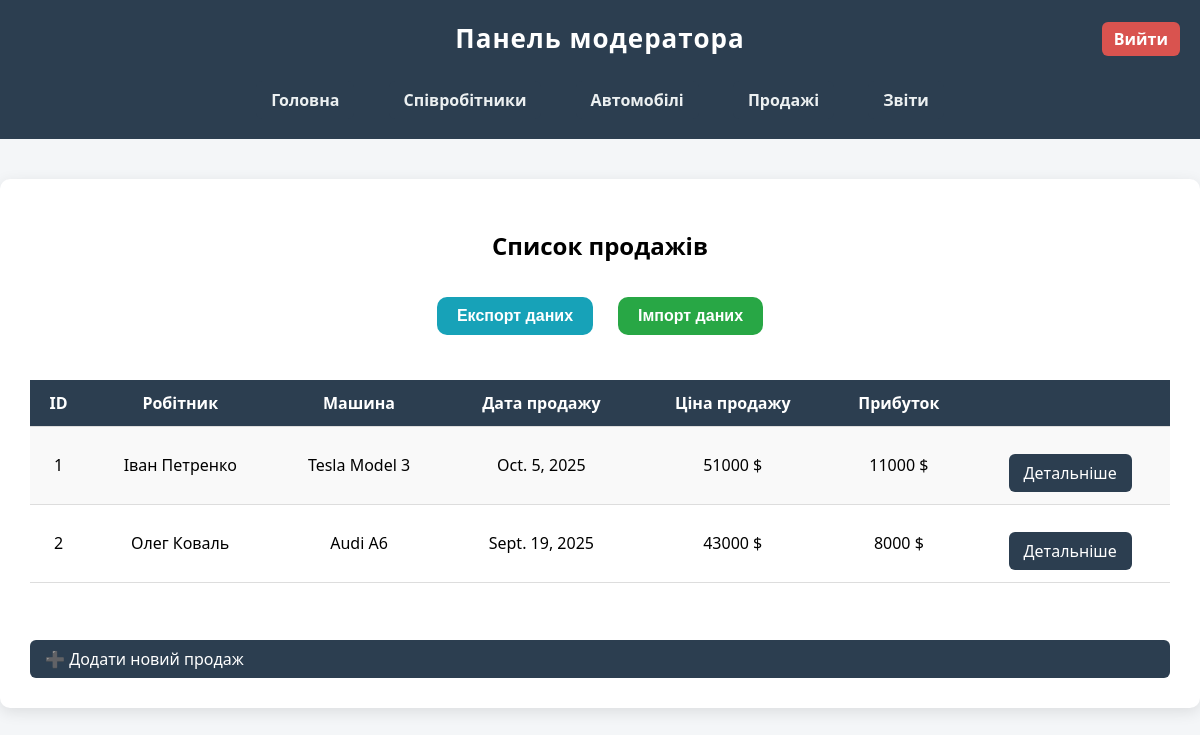
Page /moderator/sales/ (signed in) on the committed database.
### main/models.py (models this page shows, shortened)
class Sale(models.Model):
    worker = models.ForeignKey(Worker, on_delete=models.PROTECT)
    car = models.ForeignKey(Car, on_delete=models.PROTECT)
    sale_date = models.DateField()
    selling_price = models.IntegerField()
    profit = models.IntegerField(editable=False, default=0)

class Worker(models.Model):
    full_name = models.CharField(max_length=100)
    position = models.CharField(max_length=100)
    phone = models.CharField(max_length=15)
    email = models.EmailField()
    is_active = models.BooleanField(default=True)

class Car(models.Model):
    producer_name = models.CharField(max_length=100)
    year_production = models.IntegerField()
    model = models.CharField(max_length=100)
    cost = models.IntegerField()
    potential_selling_price = models.IntegerField()
    is_available = models.BooleanField(default=True)

### moderator/views.py (the view)
# urls.py: path('sales/', views.show_sales_list, name='sales_list'),
@moderator_required
def show_sales_list(request):
    all_sales = Sale.objects.all()
    return render(request, 'moderator/sales/sales_list.html', {'all_sales': all_sales})

### moderator/templates/moderator/sales/sales_list.html (shortened to what this page needs)
{% extends 'layout_m.html' %}
{% block content %}
    <h2 style="text-align: center; margin-bottom: 30px;">Список продажів</h2>
    <div class="button-row">
        <form action="{% url 'export_sales' %}" method="post">
            <button type="submit" class="btn export">Експорт даних</button>
        </form>
            <form action="{% url 'import_sales' %}" method="post">
            <button type="submit" class="btn import">Імпорт даних</button>
        </form>
    </div>
    <form method="get">
        <table>
            <tr>
                <th>ID</th>
                <th>Робітник</th>
                <th>Машина</th>
                <th>Дата продажу</th>
                <th>Ціна продажу</th>
                <th>Прибуток</th>
                <th></th>
            </tr>
            {% for sale in all_sales %}
            <tr>
                <td>{{ sale.id }}</td>
                <td>{{ sale.worker.full_name }}</td>
                <td>{{ sale.car.producer_name }} {{ sale.car.model }}</td>
                <td>{{ sale.sale_date }}</td>
                <td>{{ sale.selling_price }} $</td>
                <td>{{ sale.profit }} $</td>
                <td><a href="{% url 'sale_details' sale.id%}">Детальніше</a></td>
            </tr>
            {% endfor %}
        </table>
      <br>
      <a href="{% url 'create_sale' %}">➕ Додати новий продаж</a>
    </form>
{% endblock %}

### moderator/static/moderator/css/style_m.css (style rules this page uses)
body { font-family: system-ui, -apple-system, BlinkMacSystemFont, 'Segoe UI', Roboto, Oxygen, Ubuntu, Cantarell, 'Open Sans', 'Helvetica Neue', sans-serif; background: #f4f6f8; margin: 0; padding: 0; }
table { width: 100%; margin: 0 auto; border-collapse: collapse; margin-top: 20px; }
th, td { padding: 12px; text-align: center; border-bottom: 1px solid #ddd; }
th { background: #2c3e50; color: white; }
tr:nth-child(even) { background: #f9f9f9; }
a, button { display: inline-block; background: #2c3e50; color: white; padding: 8px 15px; border-radius: 6px; text-decoration: none; margin-top: 15px; transition: 0.3s; }
form { display: flex; flex-direction: column; gap: 10px; }
button { background-color: #0077cc; color: white; padding: 12px 20px; border: none; border-radius: 8px; font-size: 16px; font-weight: bold; cursor: pointer; transition: 0.3s; }
.btn { display: inline-block; padding: 10px 20px; margin: 5px; font-weight: bold; color: white; background: #007bff; border: none; border-radius: 10px; text-decoration: none; transition: background 0.3s; }
.btn.import { background: #28a745; }
.btn.export { background: #17a2b8; }
.button-row { display: flex; justify-content: center; align-items: center; gap: 15px; margin-bottom: 20px; }
.button-row form { margin: 0; }

### rows in the picture
Sale: id "1", worker.full_name "Іван Петренко", car.producer_name "Tesla", car.model "Model 3", sale_date "Oct. 5, 2025", selling_price "51000", profit "11000"
Sale: id "2", worker.full_name "Олег Коваль", car.producer_name "Audi", car.model "A6", sale_date "Sept. 19, 2025", selling_price "43000", profit "8000"
